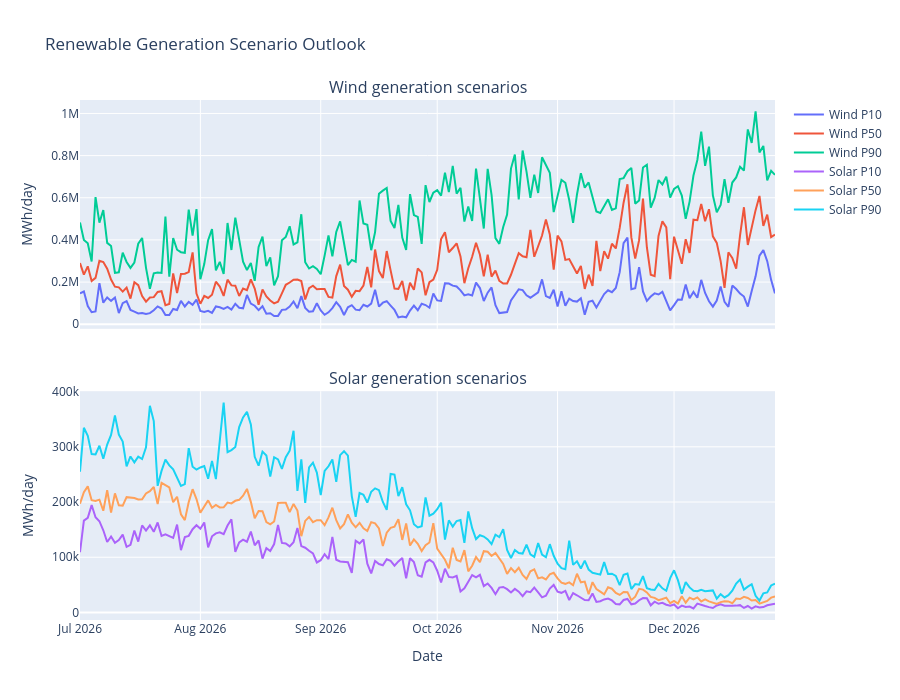

Source (notebook cell):
### Code cell
fig_ren = make_subplots(
    rows=2, cols=1, shared_xaxes=True,
    subplot_titles=("Wind generation scenarios", "Solar generation scenarios"),
    vertical_spacing=0.12
)

for col, label in [
    ("wind_p10", "Wind P10"),
    ("wind_p50", "Wind P50"),
    ("wind_p90", "Wind P90"),
]:
    fig_ren.add_trace(
        go.Scatter(x=dash["date"], y=dash[col], mode="lines", name=label),
        row=1, col=1
    )

for col, label in [
    ("solar_p10", "Solar P10"),
    ("solar_p50", "Solar P50"),
    ("solar_p90", "Solar P90"),
]:
    fig_ren.add_trace(
        go.Scatter(x=dash["date"], y=dash[col], mode="lines", name=label),
        row=2, col=1
    )

fig_ren.update_yaxes(title_text="MWh/day", row=1, col=1)
fig_ren.update_yaxes(title_text="MWh/day", row=2, col=1)
fig_ren.update_xaxes(title_text="Date", row=2, col=1)
fig_ren.update_layout(
    title="Renewable Generation Scenario Outlook",
    height=700,
    hovermode="x unified"
)
fig_ren.show()

### Figure 1 — Plotly figure (JSON) as saved in the notebook; plotly's stock layout.template omitted (floating-point values rounded to 4 significant figures; data arrays with more than 128 entries replaced by an {"elided": "..."} marker saying what was removed)
{"data": [{"mode": "lines", "name": "Wind P10", "type": "scatter", "x": {"elided": "180 str values"}, "xaxis": "x", "y": {"elided": "180 float values"}, "yaxis": "y"}, {"mode": "lines", "name": "Wind P50", "type": "scatter", "x": {"elided": "180 str values"}, "xaxis": "x", "y": {"elided": "180 float values"}, "yaxis": "y"}, {"mode": "lines", "name": "Wind P90", "type": "scatter", "x": {"elided": "180 str values"}, "xaxis": "x", "y": {"elided": "180 float values"}, "yaxis": "y"}, {"mode": "lines", "name": "Solar P10", "type": "scatter", "x": {"elided": "180 str values"}, "xaxis": "x2", "y": {"elided": "180 float values"}, "yaxis": "y2"}, {"mode": "lines", "name": "Solar P50", "type": "scatter", "x": {"elided": "180 str values"}, "xaxis": "x2", "y": {"elided": "180 float values"}, "yaxis": "y2"}, {"mode": "lines", "name": "Solar P90", "type": "scatter", "x": {"elided": "180 str values"}, "xaxis": "x2", "y": {"elided": "180 float values"}, "yaxis": "y2"}], "layout": {"annotations": [{"font": {"size": 16}, "showarrow": false, "text": "Wind generation scenarios", "x": 0.5, "xanchor": "center", "xref": "paper", "y": 1, "yanchor": "bottom", "yref": "paper"}, {"font": {"size": 16}, "showarrow": false, "text": "Solar generation scenarios", "x": 0.5, "xanchor": "center", "xref": "paper", "y": 0.44, "yanchor": "bottom", "yref": "paper"}], "height": 700, "hovermode": "x unified", "title": {"text": "Renewable Generation Scenario Outlook"}, "xaxis": {"anchor": "y", "domain": [0, 1], "matches": "x2", "showticklabels": false}, "xaxis2": {"anchor": "y2", "domain": [0, 1], "title": {"text": "Date"}}, "yaxis": {"anchor": "x", "domain": [0.56, 1], "title": {"text": "MWh/day"}}, "yaxis2": {"anchor": "x2", "domain": [0, 0.44], "title": {"text": "MWh/day"}}}}
